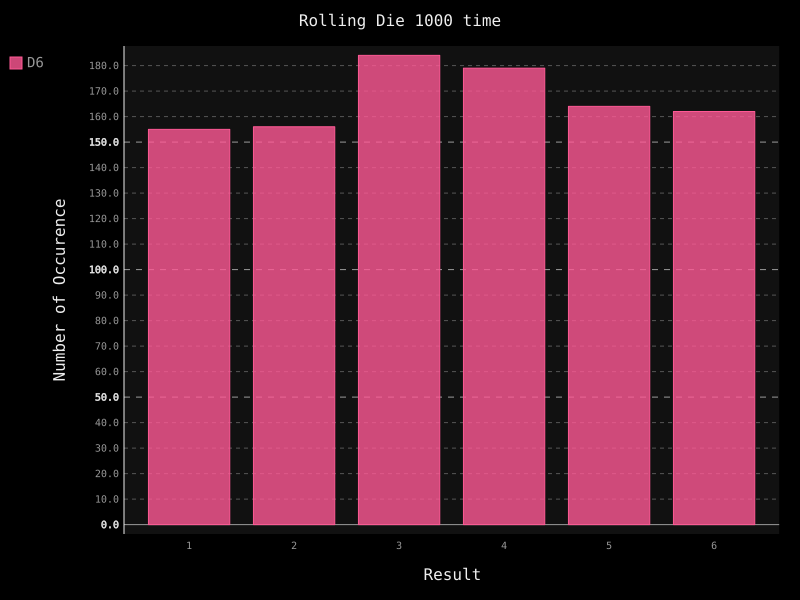

Recreate this plot in Python.
from die import Die
import pygal

die = Die()

results = []

# throw the die 1000 times
for i in range(1000) : 
    result = die.roll()
    results.append(result)

# analyse the result
freqencies = []

for value in range(1,die.num_sides + 1) : 
    # count number of occurance in a list
    counts = results.count(value)
    freqencies.append(counts)

# create a bar chart
chart = pygal.Bar()
# setting the title
chart.title = 'Rolling Die 1000 time'
chart.x_title = 'Result'
chart.y_title = 'Number of Occurence'
chart.x_labels = ['1', '2', '3', '4', '5', '6']

# add data 
# one segment may contain multiple categories.
# for example, one month may contain sales data of different products
# we need to specify the category for the data
chart.add('D6', freqencies)
chart.render_to_file('die_visual.svg')
